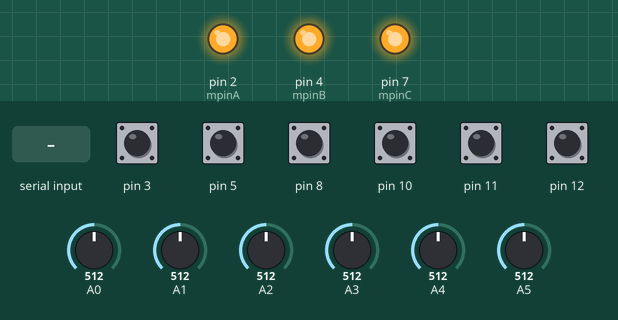
Simulated run of this sketch. Board: Arduino Uno, built with avr-gcc and run on an emulated ATmega328P. On the bench: output pins drawn as LEDs (lit = HIGH). Dashed ring = blinking. The inputs (shaded band) are chosen by the test bench; at power-on: pin 3, pin 5, pin 8, pin 10–12 HIGH, A4 = 512, A0 = 512, A1 = 512, A2 = 512, A3 = 512, A5 = 512. What the sketch prints to the serial monitor is not drawn.

Above: at 1.0 s.
1.1 s: "c" received over Serial
At 2.2 s:
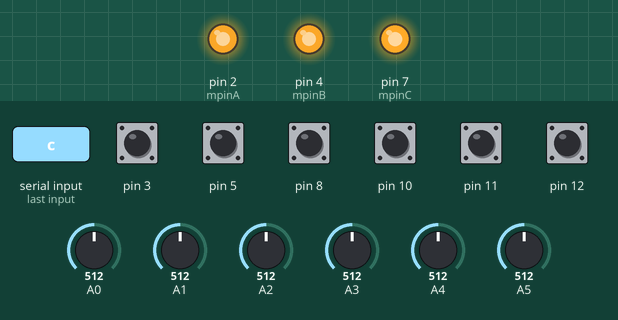
11.4 s: A4 set to 716
At 12.5 s:
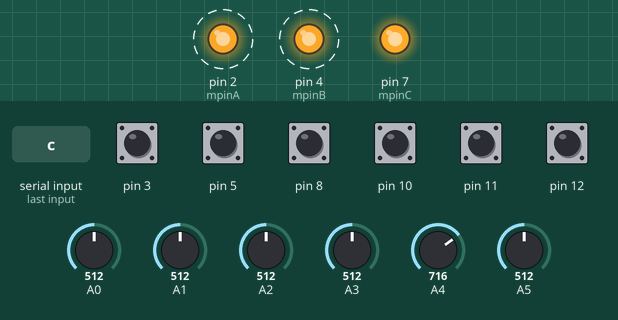
Timing chart, 0 to 51.9 s (numbered marks = the images above; inputs shaded):
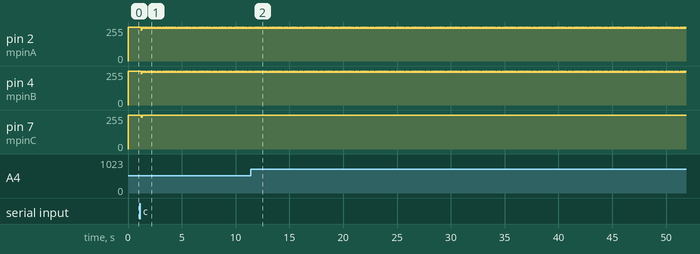

Measured:
- after the input at 1.1 s, pin 7 (mpinC): 255/255 → 237/255 after 0.14 s, → 255/255 0.08 s later
- by itself, pin 2 (mpinA): alternates 255/255 for 0.04 s and 244/255 for 0.09 s
- by itself, pin 4 (mpinB): alternates 255/255 for 0.04 s and 246/255 for 0.09 s

The sketch:

SensorBoxMuxAB.ino
```cpp
// Code for multiplexing Analog inputs and getting all the others into MaxMSP
//Andrew Benson
//http://pixlpa.com

char analogValue[96];//array of analog values
char current=0;//current position of analog value in array
int digVal;//digital pins bits are packed into a single variable
char imask = 128;//index bytes start with 1
char theEnd = 255;//byte to signal message end to Max patch

//set multiplexer control pins
#define mpinA 2
#define mpinB 4
#define mpinC 7

//bit-packed truth tables per pin for 4051 multiplexer
char mpinAmask[8] = {LOW,HIGH,LOW,HIGH,LOW,HIGH,LOW,HIGH};
char mpinBmask[8] = {LOW,LOW,HIGH,HIGH,LOW,LOW,HIGH,HIGH};
char mpinCmask[8] = {LOW,LOW,LOW,LOW,HIGH,HIGH,HIGH,HIGH};

//select analog channels to multiplex
char is_muxPIN[6] = {1,1,1,0,0,0};//currently just uses A0. change to multiplex other inputs
char muxcount;//variable to store the number of multiplexed inputs

void setup(void) {
  Serial.begin(9600);
  digVal=0;
  muxcount=0;
  for (int i = 0;i<6;i++){
    muxcount+=is_muxPIN[i];
  }
  for (int i = 2;i<14;i++){
    digitalWrite(i,HIGH);//enable pullups
  }
  if(muxcount>0){
    pinMode(mpinA,OUTPUT);
    pinMode(mpinB,OUTPUT);
    pinMode(mpinC,OUTPUT);
  }
  while (establishContact()==0){delay(100);}  //wait for 99 byte
}

//uses serial.write() to avoid needless symbol creation in MaxMSP
void loop() {
  digVal=0; //reset digital value to 0
  //read digital pins
  for (int i = 0;i<11;i++){
    if(muxcount>0){
      if((i!=mpinA)&&(i!=mpinB)&&(i!=mpinC)) digVal |= (digitalRead(i+2)<<i);
    }
    else digVal |= (digitalRead(i+2)<<i);
  }

  //read analog pins
  for (int g = 0;g<6;g++){
    packValue(g);
  }
  char total = current+1;
  sendOFF(total);//send everything to Max
  current=0;//reset analog value counter
  delay(10);//wait 10 milliseconds
  //see if someone tried to turn us off:
  if(establishContact()==1) {
    while(establishContact()==0) {delay(100);}//go into idle mode
  }
}

void sendOFF(char total){
  //Send analog values in the format 0x81 a1 a2.....0xFF
  Serial.write(imask|1);
  for (int i = 0;i<total;i++){
      Serial.write(analogValue[i]);
  }
  Serial.write(theEnd);//ends analog stream

  Serial.write((imask|2));
  Serial.write((digVal&127));
  Serial.write(digVal>>7);
  Serial.write(theEnd);//ends digital message
}

//read an analog pin and then pack into low/high bytes
void packValue(int index) {
    if(is_muxPIN[index]==1) muxAnalog(index);
    else regAnalog(index);
}


char establishContact(void){
    if (Serial.available() > 0) {
      char checkup = Serial.read();
      if (checkup==99) return 1;
      else return 0;
    }
    else return 0;
}

//function for handling multiplexed analog reading
void muxAnalog(char index){
    for (int f=0;f<8;f++){
        //set the multiplex control pins
        digitalWrite(mpinA,mpinAmask[f]);
        digitalWrite(mpinB,mpinBmask[f]);
        digitalWrite(mpinC,mpinCmask[f]);
        delayMicroseconds(50);//allow analog signal to settle
        regAnalog(index);
    }
}

//read an analog pin
void regAnalog(char index) {
      int tempA = analogRead(index);
      analogValue[current]=tempA & 127;
      current++;
      analogValue[current] = (tempA>>7);
      current++;
}
```
